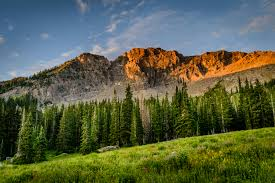
#> input picture Day1/nature.jpeg, 275 x 183 px
$ python dig_img.py
#> lines starting #> are read from the running program, lines starting #| are printed output that depends on the picture
import cv2
import matplotlib.pyplot as plt
import numpy as np
from scipy.ndimage import gaussian_filter

nature_img=cv2.imread('nature.jpeg')
#> nature_img is the input picture: shape (183, 275, 3); mean B, G, R 70.8, 97, 89.4

#RGB
nature_img_rgb=cv2.cvtColor(nature_img, cv2.COLOR_BGR2RGB)

#GrayScale
img_gs=cv2.cvtColor(nature_img_rgb, cv2.COLOR_RGB2GRAY)
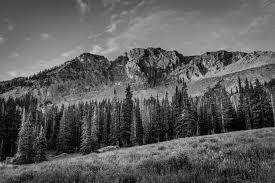
#> img_gs: shape (183, 275); min 0, max 207, mean 91.7
plt.figure(figsize=(5, 2))

plt.subplot(1, 3, 1)
plt.imshow(nature_img_rgb)
plt.title("RGB Image")
plt.axis('off')

plt.subplot(1, 3, 2)
plt.imshow(img_gs, cmap='gray')
plt.title("Grayscale Image")
plt.axis('off')

#Histogram of the Image

x,y=img_gs.shape
#> x = 183; y = 275
#> (the run stopped early here; a loop or call above may not have finished)
